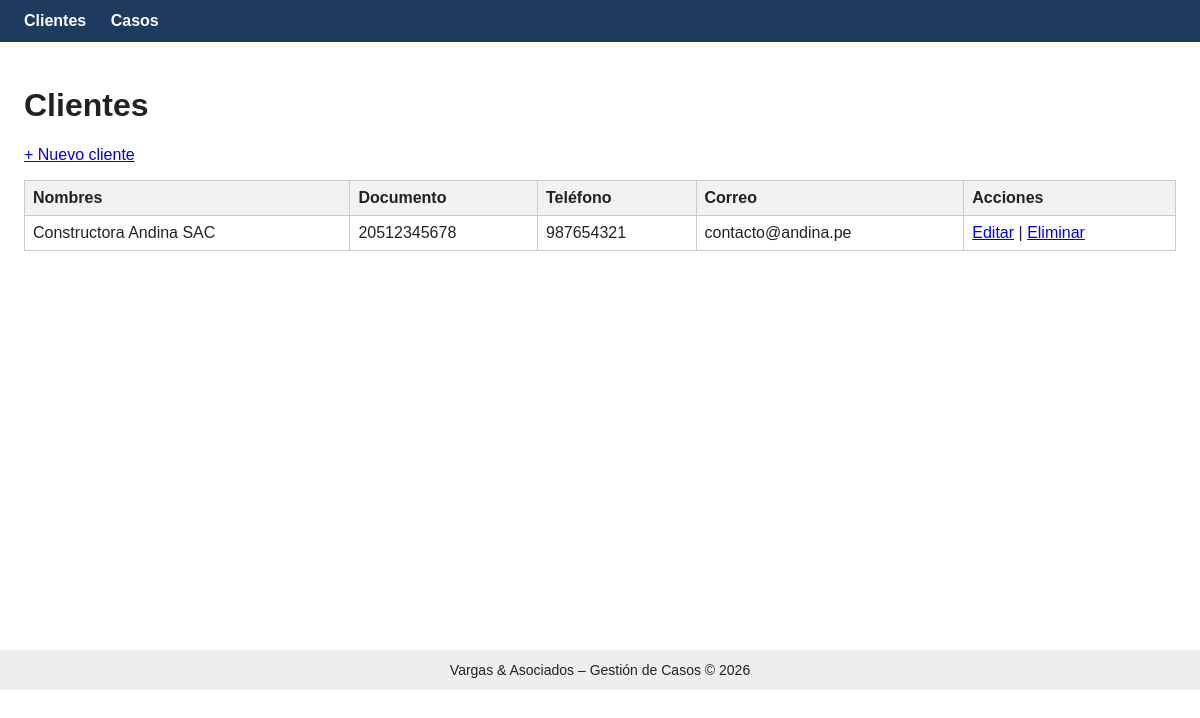
/clientes/, run on the app's committed database.
### casos/models.py (models this page shows, shortened)
class Cliente(models.Model):
    nombres = models.CharField(max_length=150)
    documento = models.CharField("DNI o RUC", max_length=11, unique=True)
    telefono = models.CharField(max_length=20, blank=True)
    correo = models.EmailField(blank=True)

### casos/views.py (the view)
# urls.py: path("clientes/", views.lista_clientes, name="lista_clientes"),
def lista_clientes(request):
    clientes = Cliente.objects.all().order_by("nombres")
    return render(request, "casos/cliente_lista.html", {"clientes": clientes})

### casos/templates/casos/cliente_lista.html (shortened to what this page needs)
{% extends "casos/base.html" %}
{% block contenido %}
<h1>Clientes</h1>
<p><a href="{% url 'casos:crear_cliente' %}">+ Nuevo cliente</a></p>
<table>
  <tr><th>Nombres</th><th>Documento</th><th>Teléfono</th><th>Correo</th><th>Acciones</th></tr>
  {% for c in clientes %}
  <tr>
    <td>{{ c.nombres }}</td>
    <td>{{ c.documento }}</td>
    <td>{{ c.telefono }}</td>
    <td>{{ c.correo }}</td>
    <td>
      <a href="{% url 'casos:editar_cliente' c.id %}">Editar</a> |
      <a href="{% url 'casos:eliminar_cliente' c.id %}">Eliminar</a>
    </td>
  </tr>
  {% empty %}
  <tr><td colspan="5">No hay clientes registrados.</td></tr>
  {% endfor %}
</table>
{% endblock %}

### casos/templates/casos/base.html (style rules this page uses)
body { font-family: Arial, sans-serif; margin: 0; color: #222; }
table { border-collapse: collapse; width: 100%; }
th, td { border: 1px solid #ccc; padding: 8px; text-align: left; }
th { background: #f2f2f2; }

### data on the page
Cliente: nombres "Constructora Andina SAC", documento "20512345678", telefono "987654321", correo "contacto@andina.pe"
